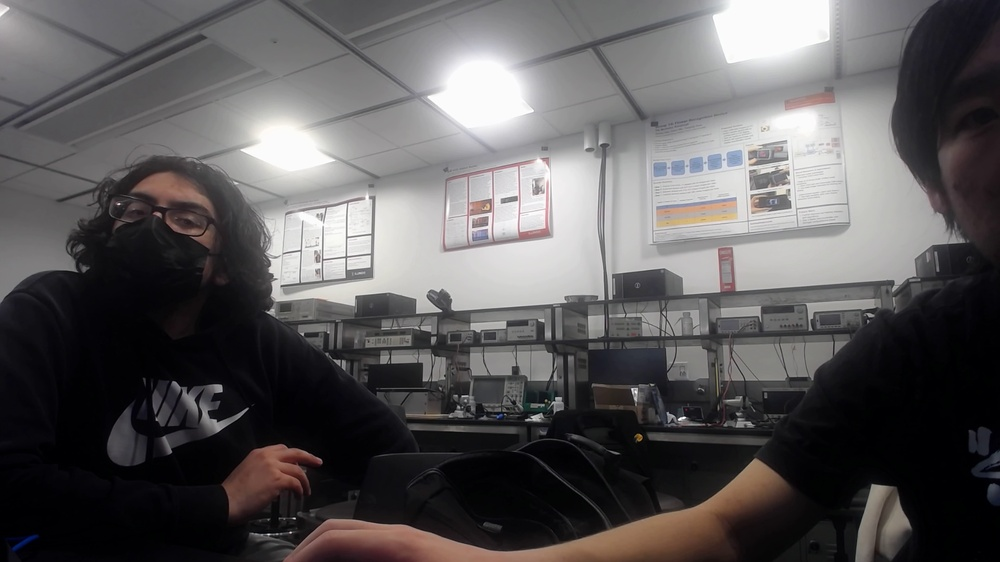
#> input picture notebooks/yinshuo/ImageTest/object1.jpg, 1000 x 562 px, shrunk from 1920 x 1080 before the run
$ python shape_detect2.py
#> lines starting #> are read from the running program, lines starting #| are printed output that depends on the picture; after the words box and inside, x2 and y2 are one past the last pixel; in counts of white or black regions, pixels touching at a corner belong together
import cv2

def detect_shape(c):
    shape = "empty"
    peri = cv2.arcLength(c, True)
    approx = cv2.approxPolyDP(c, 0.04 * peri, True)

    # Triangle
    if len(approx) == 3:
        shape = "triangle"

    # Square or rectangle
    elif len(approx) == 4:
        (x, y, w, h) = cv2.boundingRect(approx)
        ar = w / float(h)

        # A square will have an aspect ratio that is approximately
        # equal to one, otherwise, the shape is a rectangle
        shape = "square" if ar >= 0.95 and ar <= 1.05 else "rectangle"

    # Pentagon
    elif len(approx) == 5:
        shape = "pentagon"

    # Otherwise assume as circle or oval
    else:
        (x, y, w, h) = cv2.boundingRect(approx)
        ar = w / float(h)
        shape = "circle" if ar >= 0.95 and ar <= 1.05 else "oval"

    return shape

image = cv2.imread('object1.jpg')
#> image is the input picture: shape (562, 1000, 3); mean B, G, R 90.5, 89.6, 92

#canny edge

gray = cv2.cvtColor(image, cv2.COLOR_BGR2GRAY)
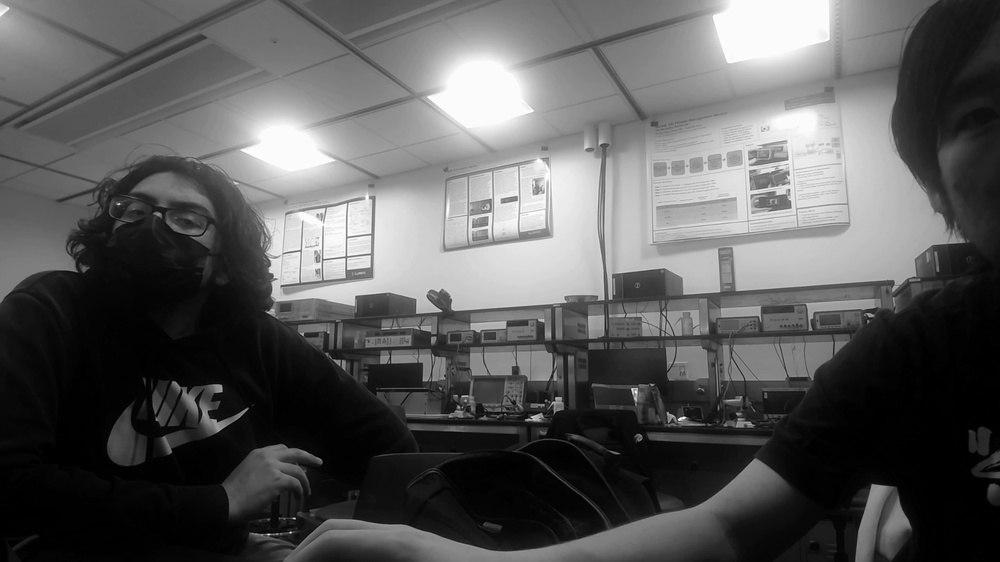
#> gray: shape (562, 1000); min 0, max 255, mean 90.4
thresh = cv2.Canny(image,50,100)
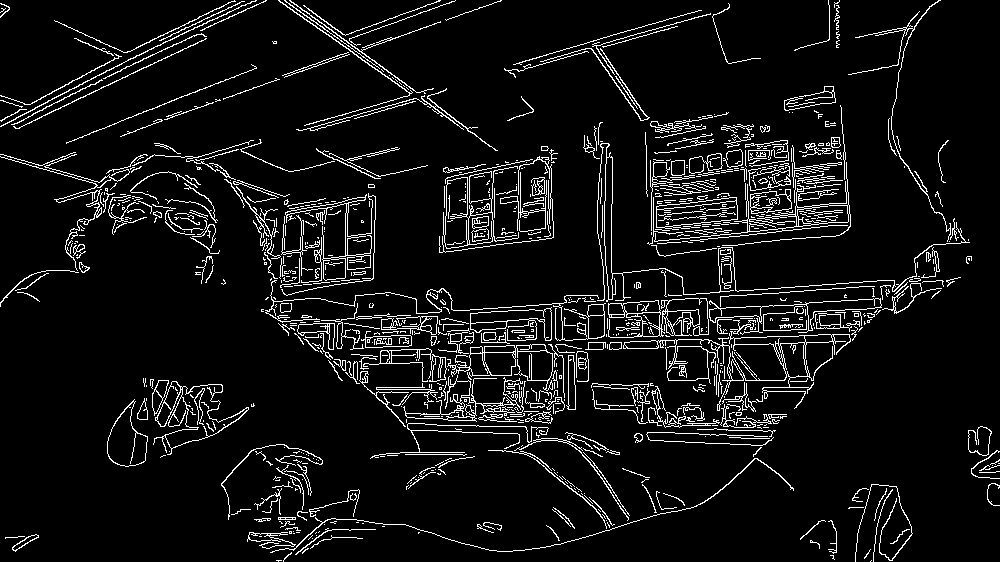
#> thresh: shape (562, 1000); 7.2% white in thin lines or dots
#thresh = cv2.adaptiveThreshold(gray,255,cv2.ADAPTIVE_THRESH_GAUSSIAN_C, cv2.THRESH_BINARY_INV,51,7)
#ret, thresh = cv2.threshold(gray, 63, 150, 0)
cnts = cv2.findContours(thresh, cv2.RETR_TREE, cv2.CHAIN_APPROX_SIMPLE)
#> cnts = 1240 contours, 1014 with area under 20; largest, box (x1, y1, x2, y2) and area: (153, 381, 249, 455) 2572, (443, 166, 519, 249) 2228, (623, 320, 851, 411) 2034, (165, 384, 249, 449) 1990, (656, 197, 738, 230) 1744
print(len(cnts))
#| 2
cnts = cnts[0] if len(cnts) == 2 else cnts[1]
for c in cnts:
	area = cv2.contourArea(c)

	# only proceed if the radius meets a minimum size
	#original size as 10
	if area > 200:
		shape = detect_shape(c)
		x,y,w,h = cv2.boundingRect(c)
		cv2.putText(image, shape, (x, y - 5), cv2.FONT_HERSHEY_SIMPLEX, 0.9, (36,255,12), 2)
	else:
		continue
#> this loop made 1240 passes
#> (area, shape, x, y, w, h) on passes 225, 226, 277, 280, 290, 292, 301, 305, 359, 360, 362, 363: (1568, 'oval', 107, 399, 41, 68), (1529.5, 'oval', 107, 401, 41, 66), (2571.5, 'oval', 153, 381, 96, 74), (1990, 'oval', 165, 384, 84, 65), (449, 'oval', 156, 381, 25, 46), (301.5, 'rectangle', 152, 380, 17, 36), (780, 'oval', 403, 375, 120, 47), (254.5, 'triangle', 405, 410, 59, 10), (342.5, 'triangle', 566, 355, 10, 55), (337, 'triangle', 568, 355, 8, 55), (317.5, 'rectangle', 429, 354, 18, 28), (309.5, 'pentagon', 431, 355, 16, 27)
#> (area, shape) on pass 874: (836.5, 'oval')
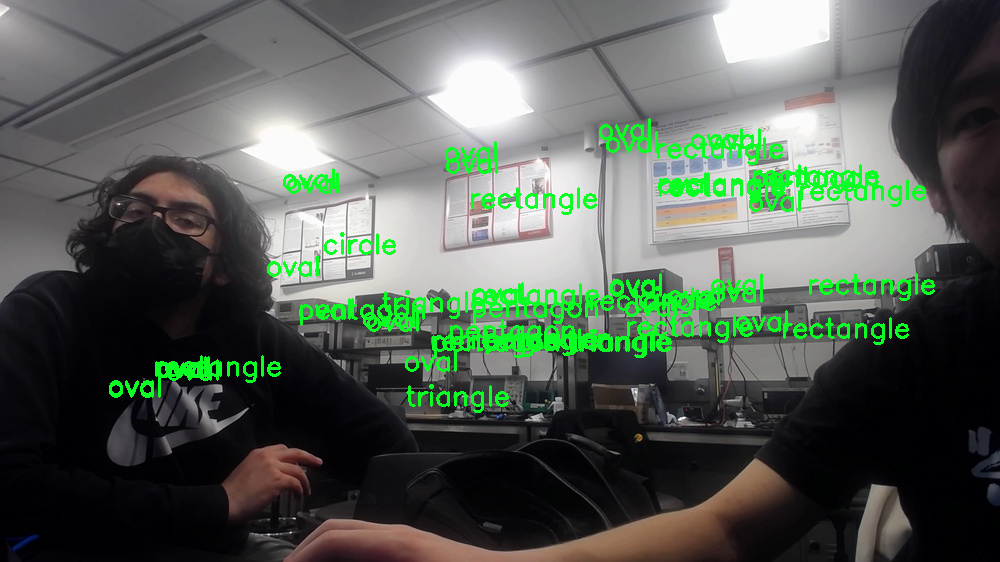
#> image: shape (562, 1000, 3); 4.9% of pixels changed, all inside (x1, y1, x2, y2) = (109, 118, 935, 413)

cv2.drawContours(image, [c], -1, (0, 255, 0), 2)
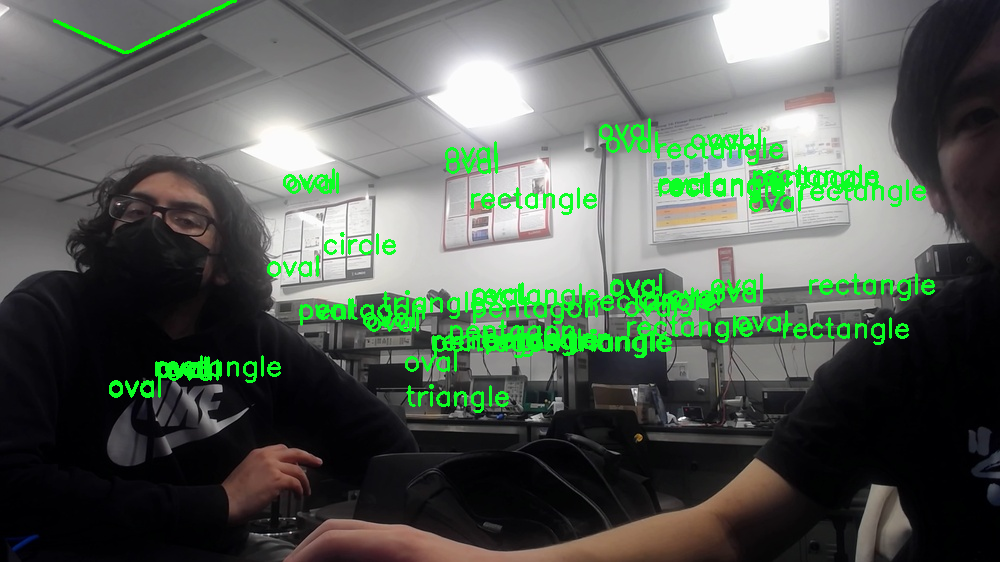
#> image: shape (562, 1000, 3); 0.14% of pixels changed, all inside (x1, y1, x2, y2) = (53, 0, 237, 54)
cv2.imshow('thresh', thresh)
cv2.imshow('image', image)
key = cv2.waitKey()
#> (key q is pressed here)
# if the 'q' key is pressed, stop the loop
#if key == ord("q"):

cv2.destroyAllWindows()
